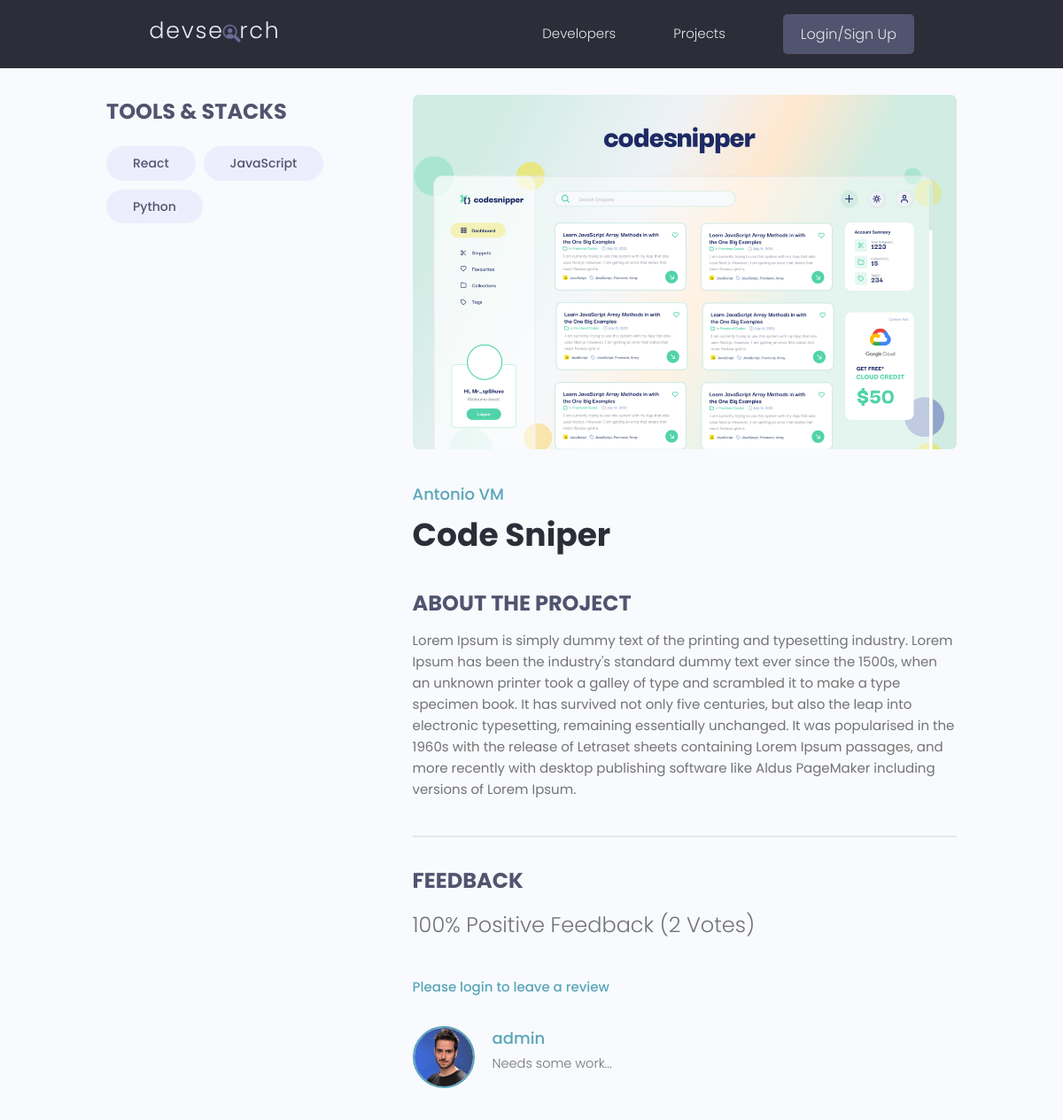
Page /projects/project/4875e136-a2aa-4a86-9406-4693e7e293db/ on the committed database.
### projects/models.py (models this page shows, shortened)
class Tag(models.Model):
    name = models.CharField(max_length=200)
    created = models.DateTimeField(auto_now_add=True)
    id = models.UUIDField(default=uuid.uuid4,
                            unique=True,
                            primary_key=True,
                            editable=False)
    def __str__(self):
        return self.name

class Project(models.Model):
    owner = models.ForeignKey(
        Profile, null=True, blank=True, on_delete=models.CASCADE)
    title = models.CharField(max_length=200)
    description = models.TextField(null=True, blank=True)
    featured_image = models.ImageField(null=True, blank=True, default="default.jpg")
    demo_link = models.CharField(max_length=2000, null=True, blank=True)
    source_link = models.CharField(max_length=2000, null=True, blank=True)
    tags = models.ManyToManyField('Tag', blank=True)
    vote_total = models.IntegerField(default=0, null=True, blank=True)
    vote_ratio = models.IntegerField(default=0, null=True, blank=True)
    created = models.DateTimeField(auto_now_add=True)
    id = models.UUIDField(default=uuid.uuid4,
                            unique=True,
                            primary_key=True,
                            editable=False)
    class Meta:
        ordering = ['-vote_ratio','-vote_total', 'title']
    @property
    def imageURL(self):
        try:
            url = self.featured_image.url
        except:
            url = ''
        return url
    @property
    def reviewers(self):
        queryset = self.review_set.all().values_list('owner__id', flat=True)
        return queryset

class Review(models.Model):
    VOTE_TYPE = (
        ('up', 'Up Vote'),
        ('down', 'Down Vote'),
    )
    owner = models.ForeignKey(Profile, on_delete=models.CASCADE, null=True)
    project = models.ForeignKey(Project, on_delete=models.CASCADE)
    body = models.TextField(null=True, blank=True)
    value = models.CharField(max_length=200, choices=VOTE_TYPE)
    created = models.DateTimeField(auto_now_add=True)
    id = models.UUIDField(default=uuid.uuid4,
                            unique=True,
                            primary_key=True,
                            editable=False)
    class Meta:
        unique_together= [['owner', 'project']]

### users/models.py (models this page shows, shortened)
class Profile(models.Model):
    user = models.OneToOneField(
        User, on_delete=models.CASCADE, null=True, blank=True)
    name = models.CharField(max_length=200, null=True, blank=True)
    email = models.EmailField(max_length=500, blank=True, null=True)
    username = models.CharField(max_length=200, null=True, blank=True)
    location = models.CharField(max_length=200, null=True, blank=True)
    short_intro = models.CharField(max_length=200, blank=True, null=True)
    bio = models.TextField(blank=True, null=True)
    profile_image = models.ImageField(
        null=True, blank=True, upload_to='profiles/',
        default='profiles/user-default.png')
    social_github = models.CharField(max_length=200, null=True, blank=True)
    social_twitter = models.CharField(max_length=200, null=True, blank=True)
    social_linkedin = models.CharField(max_length=200, null=True, blank=True)
    social_youtube = models.CharField(max_length=200, null=True, blank=True)
    social_website = models.CharField(max_length=200, null=True, blank=True)
    created = models.DateTimeField(auto_now_add=True)
    id = models.UUIDField(default=uuid.uuid4,
                            unique=True,
                            primary_key=True,
                            editable=False)
    class Meta:
        ordering = ['created']

### projects/views.py (the view, shortened to what this page needs)
# urls.py: path('project/<str:pk>/', views.project, name='project'),
def project(request, pk):
    projectObj = Project.objects.get(id=pk)
    form = ReviewForm()
    return render(request, 'projects/single-project.html',
                    {'project': projectObj, 'form':form})

### projects/templates/projects/single-project.html (shortened to what this page needs)
{% extends 'main.html' %}
{% block content %}
<main class="singleProject my-md">
    <div class="container">
        <div class="layout">
            <div class="column column--1of3">
                <h3 class="singleProject__subtitle">Tools & Stacks</h3>
                <div class="singleProject__toolStack">
                    {% for tag in project.tags.all %}
                        <span class="tag tag--pill tag--sub tag--lg">
                            <small>{{tag}}</small>
                        </span>
                    {% endfor %}
                </div>
            </div>
            <div class="column column--2of3">
                <img class="singleProject__preview" src="{{ project.imageURL }}" alt="portfolio thumbnail" />
                <a class="singleProject__developer" href="{% url 'user-profile' project.owner.id %}">
                    {{project.owner.name}}
                </a>
                <h2 class="singleProject__title">{{project.title}}</h2>
                <h3 class="singleProject__subtitle">About the Project</h3>
                <div class="singleProject__info">
                    {{project.description}}
                </div>
                <div class="comments">
                <h3 class="singleProject__subtitle">Feedback</h3>
                <h5 class="project--rating">
                    {{project.vote_ratio}}% Positive Feedback ({{project.vote_total}}
										Vote{{project.vote_total|pluralize:"s"}})
                </h5>
								{% if request.user.profile.id in project.reviewers %}
									<p>You have already submitted your review for this project</p>
								{% elif request.user.profile == project.owner %}
									<p>You cannot review your own work</p>
								{% else %}
									<a href="{% url 'login' %}?next={{request.path}}">
										Please login to leave a review</a>
								{% endif %}
                <div class="commentList">
									{% for review in project.review_set.all %}
									{% if review.body %}
                    <div class="comment">
											<a href="{% url 'user-profile' review.owner.id %}">
													<img class="avatar avatar--md"
													src="{{review.owner.profile_image.url}}" alt="user" />
											</a>
											<div class="comment__details">
													<a href="{% url 'user-profile' review.owner.id %}"
														class="comment__author">{{review.owner.name}}</a>
													<p class="comment__info">{{review.body|linebreaksbr}}</p>
											</div>
                    </div>
										{% endif %}
										{% endfor %}
                </div>
                </div>
            </div>
            </div>
        </div>
</main>
{% endblock content %}

### static/styles/app.css (style rules this page uses)
:root { --color-sub: #2d2d39; }
img { width: 100%; }
.singleProject .column--1of3 { order: 2; }
@media screen and (min-width: 1081px) { .singleProject .column--1of3 { order: 1; } }
@media screen and (min-width: 1081px) { .singleProject .column--2of3 { order: 2; } }
.singleProject__toolStack { margin-top: 2rem; margin-bottom: 4rem; }
.singleProject__preview { height: 50vh; object-fit: cover; object-position: top center; margin-bottom: 3rem; border-radius: 0.7rem; }
.singleProject__developer { font-size: 1.8rem; font-weight: 500; }
.singleProject__title { font-size: 3.6rem; font-weight: 700; color: var(--color-sub); margin-bottom: 3rem; }
.project--rating { margin-bottom: 1.6em; margin-top: .5em; }
.singleProject__subtitle { text-transform: uppercase; font-size: 2.4rem; font-weight: 700; color: var(--color-sub-light); margin-bottom: 1rem; }
.comments { margin-top: 4rem; padding-top: 3rem; border-top: 2px solid var(--color-light); }
.commentList { margin: 3rem 0; }
.comment { display: flex; gap: 2rem; }
.comment__author { font-size: 1.8rem; }
.comment__info { font-size: 1.45rem; }

### static/uikit/styles/modules/_variables.css (style rules this page uses)
:root { --color-main: #5aa5b9; --color-main-light: #e6faff; --color-sub: #3f4156; --color-sub-light: #51546e; --color-sub-lighter: #ededfd; --color-text: #737373; --color-gray: #8b8b8b; --color-light: #e5e7eb; --color-light-gray: #767676; --color-bg: #f8fafd; --color-white: #fffefd; --color-white-light: #f3f3f3; --color-success: #359e64; --color-success-bg: #def8e8; --color-error: #fc4b0b; --color-error-bg: #fff2ee; --font-base: 'Poppins', arial, helvetica, 'Segoe UI', roboto, ubuntu, sans-serif; --font-monospace: 'Fira Code', 'Courier New', courier, monospace; --font-regular: 300; --font-medium: 500; --font-bold: 700; --generic-shadow: 1px 1px 5px #00000010; --generic-transition: all 0.3s ease-in-out; }

### static/uikit/styles/modules/_base.css (style rules this page uses)
* { margin: 0; padding: 0; box-sizing: border-box; text-rendering: optimizeLegibility; color: inherit; font-size: inherit; }
html { font-size: 50%; }
@media only screen and (min-width: 480px) { html { font-size: 56.25%; } }
@media only screen and (min-width: 1200px) { html { font-size: 62.5%; } }
body { line-height: 1.6; font-weight: 400; font-size: 1.5rem; color: var(--color-text); background-color: var(--color-bg); min-height: 100vh; }

### static/uikit/styles/modules/_typography.css (style rules this page uses)
* { font-family: var(--font-base); }
h2 { font-size: 3.6rem; font-weight: var(--font-bold); }
h3 { font-size: 3.2rem; font-weight: var(--font-medium); }
h5 { font-size: 2.4rem; font-weight: var(--font-medium); }
h5, h6 { font-weight: var(--font-regular); }
p, span, strong { font-size: 1.6rem; color: var(--color-text); font-weight: var(--font-regular); }
a { padding-bottom: 2px; text-decoration: none; display: inline-block; color: var(--color-main); font-weight: var(--font-medium); }

### static/uikit/styles/modules/_utilities.css (style rules this page uses)
.container { width: 92%; max-width: 165rem; margin: 0 auto; box-sizing: border-box; }
@media screen and (min-width: 1000px) { .container { width: 90%; } }
@media screen and (min-width: 1200px) { .container { width: 80%; } }
.my-md { margin: 3rem auto; }

### static/uikit/styles/modules/_avatar.css (style rules this page uses)
.avatar { border-radius: 50%; border: 2px solid var(--color-main); object-fit: cover; }
.avatar--md { height: 7rem; width: 7rem; }

### static/uikit/styles/modules/_tag.css (style rules this page uses)
.tag { display: inline-flex; align-items: center; background-color: var(--color-sub); height: -webkit-fit-content; height: -moz-fit-content; height: fit-content; width: -webkit-fit-content; width: -moz-fit-content; width: fit-content; border-radius: 0.5rem; padding: 0.5rem 1.5rem; font-size: 1.2rem; cursor: pointer; }
.tag:not(:last-child) { margin-right: 0.25rem; margin-bottom: 0.75rem; }
.tag > small { color: var(--color-white); }
.tag--pill { border-radius: 5rem; }
.tag--sub, .tag--sub > small { background: var(--color-sub-lighter); color: var(--color-sub-light); font-weight: 500; }
.tag--lg { padding: 0.8rem 3rem; font-size: 1.4rem; }
.tag--lg:not(:last-child) { margin-right: 0.5rem; margin-bottom: 1rem; }

### static/uikit/styles/modules/_layout.css (style rules this page uses)
.layout { display: flex; flex-flow: row wrap; justify-content: space-between; }
.layout > .column { margin-bottom: 3rem; }
.layout > .column.column--1of3 { flex-basis: 30%; }
.layout > .column.column--2of3 { flex-basis: 64%; }

### rows in the picture
Tag: name "React"
Tag: name "JavaScript"
Tag: name "Python"
Project: imageURL (picture), owner.name "Antonio VM", title "Code Sniper", description "Lorem Ipsum is simply dummy text of the printing and typesetting industry. Lorem Ipsum has been the industry's standard dummy text ever since the 1500s, when an unknown printer took a galley of type and scrambled it to make a type specimen book. It has survived not only five centuries, but also the leap into electronic typesetting, remaining essentially unchanged. It was popularised in the 1960s with the release of Letraset sheets containing Lorem Ipsum passages, and more recently with desktop publishing software like Aldus PageMaker including versions of Lorem Ipsum.", vote_ratio "100", vote_total "2"
Review: owner.profile_image (picture), owner.name "admin", body "Needs some work..."
